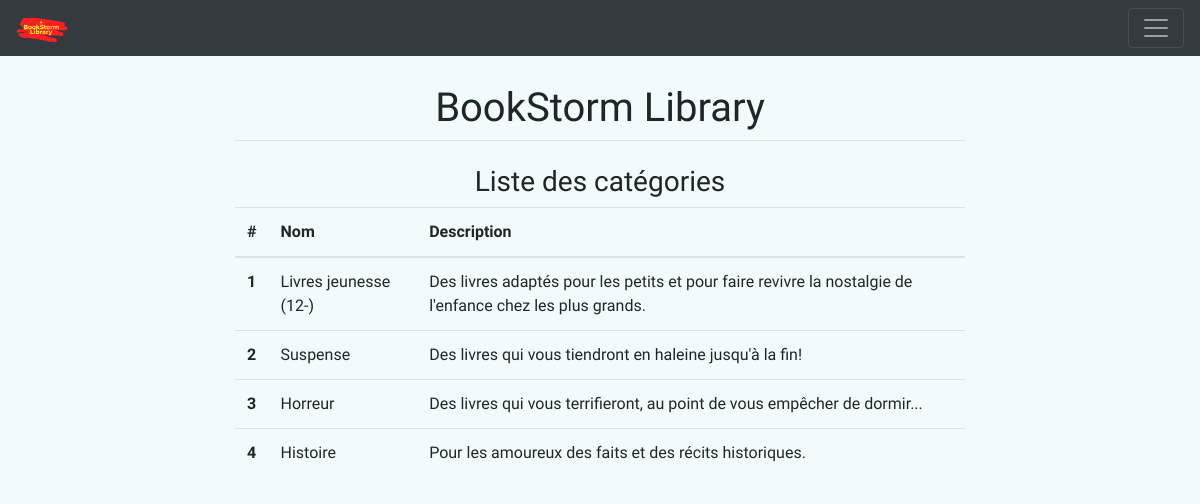
Page /categories/ on the committed database.
### categories/models.py (models this page shows, shortened)
class Category(models.Model):
    name        = models.CharField(max_length=50, unique=True)
    description = models.TextField(blank=True, null=True)
    class Meta:
        verbose_name_plural = 'Categories' #otherwise it would be Categorys

### categories/views.py (the view)
# urls.py: path('', CategoryListView.as_view(), name='category-list'),
class CategoryListView(ListView):
	template_name = 'categories/category_list.html'
	queryset = Category.objects.all()

### categories/templates/categories/category_list.html
{% extends 'base.html' %}
{% block content %}
    {% if object_list %}
        <h3 class="text-center">Liste des catégories</h3>
        <table class="table table-hover">
          <thead>
            <tr>
              <th scope="col">#</th>
              <th scope="col">Nom</th>
              <th scope="col">Description</th>
            </tr>
          </thead>
          <tbody>
            {% for object in object_list %}
                <tr>
                  <th scope="row">{{ forloop.counter }}</th>
                  <td>{{ object.name }}</td>
                  <td>{{ object.description }}</td>
                </tr>
            {% endfor %}
          </tbody>
        </table>
    {% else %}
        <div class="alert alert-warning text-center">Il n'existe présentement aucune catégorie. Créez-en une <a href="{% url 'categories:category-create' %}">ici</a></div>
    {% endif %}
{% endblock %}

### pages/templates/base.html (style rules this page uses)
body { font-family: 'Dosis', sans-serif; }

### rows in the picture
Category: name "Livres jeunesse (12-)", description "Des livres adaptés pour les petits et pour faire revivre la nostalgie de l'enfance chez les plus grands."
Category: name "Suspense", description "Des livres qui vous tiendront en haleine jusqu'à la fin!"
Category: name "Horreur", description "Des livres qui vous terrifieront, au point de vous empêcher de dormir..."
Category: name "Histoire", description "Pour les amoureux des faits et des récits historiques."
